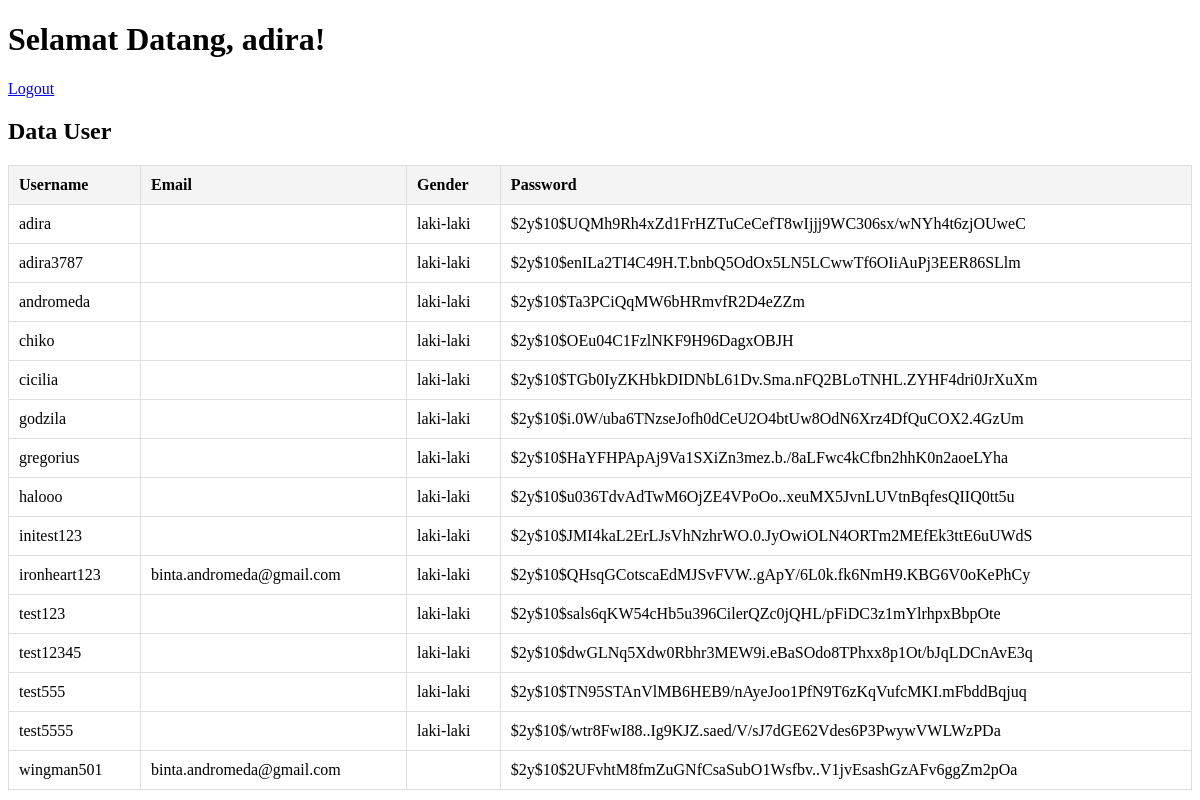
The page /featurePage/dashboard.php (signed in) on the database its author committed.
### tables this page shows
CREATE TABLE `users_account` (
  `username` varchar(32) NOT NULL,
  `password` varchar(255) NOT NULL,
  `email` varchar(255) NOT NULL,
  `gender` enum('laki-laki','perempuan') NOT NULL
);

### featurePage/dashboard.php (the view, shortened to what this page needs)
<?php
$db = new Database();
$connection = $db->connect();
$query = $connection->prepare("SELECT * FROM users_account");
$query->execute();
$result = $query->fetchAll(PDO::FETCH_ASSOC);
?>
<!DOCTYPE html>
<html lang="en">
<head>
</head>
<body>
    <h1>Selamat Datang, <?php echo htmlspecialchars($_SESSION['username']); ?>!</h1>
    <a href="#" id="logout-link">Logout</a>
    <h2>Data User</h2>
    <table>
        <thead>
            <tr>
                <th>Username</th>
                <th>Email</th>
                <th>Gender</th>
                <th>Password</th>
            </tr>
        </thead>
        <tbody>
            <?php foreach ($result as $user): ?>
                <tr>
                    <td><?php echo htmlspecialchars($user['username']); ?></td>
                    <td><?php echo htmlspecialchars($user['email']); ?></td>
                    <td><?php echo htmlspecialchars($user['gender']); ?></td>
                    <td><?php echo htmlspecialchars($user['password']); ?></td>
                </tr>
            <?php endforeach; ?>
        </tbody>
    </table>
</body>
</html>

### featurePage/dashboard.php (style rules this page uses)
table { width: 100%; border-collapse: collapse; margin-top: 20px; }
table, th, td { border: 1px solid #ddd; }
th, td { padding: 10px; text-align: left; }
th { background-color: #f4f4f4; }

### rows shown on the page
users_account: username "adira", gender "laki-laki", password "$2y$10$UQMh9Rh4xZd1FrHZTuCeCefT8wIjjj9WC306sx/wNYh4t6zjOUweC"
users_account: username "adira3787", gender "laki-laki", password "$2y$10$enILa2TI4C49H.T.bnbQ5OdOx5LN5LCwwTf6OIiAuPj3EER86SLlm"
users_account: username "andromeda", gender "laki-laki", password "$2y$10$Ta3PCiQqMW6bHRmvfR2D4eZZm"
users_account: username "chiko", gender "laki-laki", password "$2y$10$OEu04C1FzlNKF9H96DagxOBJH"
users_account: username "cicilia", gender "laki-laki", password "$2y$10$TGb0IyZKHbkDIDNbL61Dv.Sma.nFQ2BLoTNHL.ZYHF4dri0JrXuXm"
users_account: username "godzila", gender "laki-laki", password "$2y$10$i.0W/uba6TNzseJofh0dCeU2O4btUw8OdN6Xrz4DfQuCOX2.4GzUm"
users_account: username "gregorius", gender "laki-laki", password "$2y$10$HaYFHPApAj9Va1SXiZn3mez.b./8aLFwc4kCfbn2hhK0n2aoeLYha"
users_account: username "halooo", gender "laki-laki", password "$2y$10$u036TdvAdTwM6OjZE4VPoOo..xeuMX5JvnLUVtnBqfesQIIQ0tt5u"
users_account: username "initest123", gender "laki-laki", password "$2y$10$JMI4kaL2ErLJsVhNzhrWO.0.JyOwiOLN4ORTm2MEfEk3ttE6uUWdS"
users_account: username "ironheart123", email "binta.andromeda@gmail.com", gender "laki-laki", password "$2y$10$QHsqGCotscaEdMJSvFVW..gApY/6L0k.fk6NmH9.KBG6V0oKePhCy"
users_account: username "test123", gender "laki-laki", password "$2y$10$sals6qKW54cHb5u396CilerQZc0jQHL/pFiDC3z1mYlrhpxBbpOte"
users_account: username "test12345", gender "laki-laki", password "$2y$10$dwGLNq5Xdw0Rbhr3MEW9i.eBaSOdo8TPhxx8p1Ot/bJqLDCnAvE3q"
users_account: username "test555", gender "laki-laki", password "$2y$10$TN95STAnVlMB6HEB9/nAyeJoo1PfN9T6zKqVufcMKI.mFbddBqjuq"
users_account: username "test5555", gender "laki-laki", password "$2y$10$/wtr8FwI88..Ig9KJZ.saed/V/sJ7dGE62Vdes6P3PwywVWLWzPDa"
users_account: username "wingman501", email "binta.andromeda@gmail.com", password "$2y$10$2UFvhtM8fmZuGNfCsaSubO1Wsfbv..V1jvEsashGzAFv6ggZm2pOa"

### other values the page prints
$_SESSION['username'] "adira"
